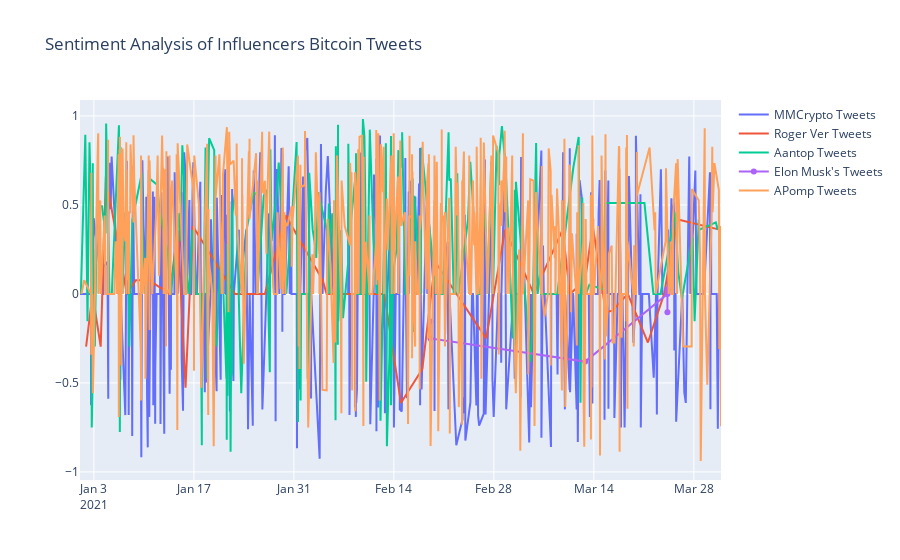

The cell this chart's notebook holds for it:
### Code cell
fig = go.Figure()

fig.add_trace(go.Scatter(x=x1,y=y1, name = "MMCrypto Tweets"))
fig.add_trace(go.Scatter(x=x2,y=y2, name = "Roger Ver Tweets"))
fig.add_trace(go.Scatter(x=x3,y=y3, name = "Aantop Tweets"))
fig.add_trace(go.Scatter(x=x4,y=y4, name = "Elon Musk's Tweets"))
fig.add_trace(go.Scatter(x=x5,y=y5, name = "APomp Tweets"))


fig.update_layout(
    title_text="Sentiment Analysis of Influencers Bitcoin Tweets",)

### Figure 1 — Plotly figure (JSON) as saved in the notebook; plotly's stock layout.template omitted (floating-point values rounded to 4 significant figures; data arrays with more than 128 entries replaced by an {"elided": "..."} marker saying what was removed)
{"data": [{"name": "MMCrypto Tweets", "type": "scatter", "x": {"elided": "500 str values"}, "y": {"elided": "500 float values"}}, {"name": "Roger Ver Tweets", "type": "scatter", "x": ["Datetime", "2021-03-31 13:54:53+00:00", "2021-03-25 15:16:02+00:00", "2021-03-23 20:09:12+00:00", "2021-03-21 13:32:13+00:00", "2021-03-18 18:02:15+00:00", "2021-03-16 14:31:43+00:00", "2021-03-15 16:07:23+00:00", "2021-03-13 20:20:27+00:00", "2021-03-12 18:30:15+00:00", "2021-03-10 15:35:14+00:00", "2021-03-09 14:58:39+00:00", "2021-03-05 14:06:24+00:00", "2021-03-01 13:44:27+00:00", "2021-02-26 21:58:09+00:00", "2021-02-19 18:28:08+00:00", "2021-02-17 23:33:39+00:00", "2021-02-14 23:35:08+00:00", "2021-02-12 15:39:48+00:00", "2021-02-07 21:54:55+00:00", "2021-02-06 17:08:31+00:00", "2021-02-04 13:58:20+00:00", "2021-02-04 00:39:43+00:00", "2021-01-29 20:48:34+00:00", "2021-01-26 22:24:40+00:00", "2021-01-22 18:03:09+00:00", "2021-01-16 19:54:15+00:00", "2021-01-15 19:46:54+00:00", "2021-01-14 17:45:46+00:00", "2021-01-13 14:27:40+00:00", "2021-01-10 17:12:44+00:00", "2021-01-08 20:29:47+00:00", "2021-01-07 14:32:15+00:00", "2021-01-04 15:59:33+00:00", "2021-01-03 22:38:15+00:00", "2021-01-02 19:17:41+00:00", "2021-01-01 21:36:26+00:00"], "y": [0, 0.3612, 0.4199, 0, -0.2732, 0, -0.0941, -0.1027, 0.3818, 0.0772, 0, 0.3612, 0, 0.3612, -0.25, 0.1809, -0.4215, -0.6124, 0, 0, 0, 0, 0.0772, 0.4404, 0, 0, 0.3818, -0.5267, 0.3612, 0, 0.0772, 0.0772, 0, 0.659, -0.296, 0, -0.296]}, {"name": "Aantop Tweets", "type": "scatter", "x": {"elided": "251 str values"}, "y": {"elided": "251 float values"}}, {"name": "Elon Musk's Tweets", "type": "scatter", "x": ["Datetime", "2021-03-24 07:10:43+00:00", "2021-03-24 07:09:34+00:00", "2021-03-24 07:02:40+00:00", "2021-03-12 18:58:22+00:00", "2021-02-19 03:11:31+00:00", "2021-02-19 03:01:02+00:00"], "y": [0, -0.1027, 0.0258, 0, -0.3802, -0.25, -0.1548]}, {"name": "APomp Tweets", "type": "scatter", "x": {"elided": "605 str values"}, "y": {"elided": "605 float values"}}], "layout": {"title": {"text": "Sentiment Analysis of Influencers Bitcoin Tweets"}}}
